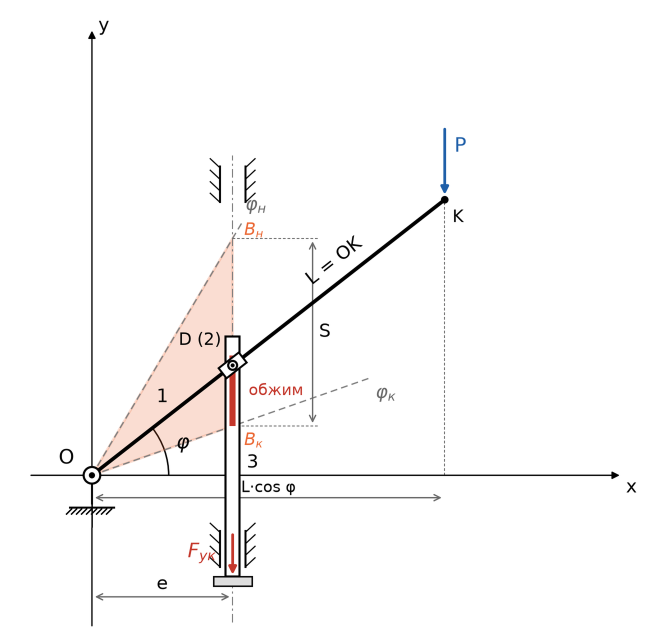
#> input picture курсовой/2026-10-24/fig1_scheme_v13.png, 1301 x 1288 px (shown at 1/2 size)
$ python fig1_v14.py
#> lines starting #> are read from the running program, lines starting #| are printed output that depends on the picture
# -*- coding: utf-8 -*-
"""Рис. 1 (v14): подписи L·cos φ, F_ук и φ_н отодвинуты от ползуна и штриховки направляющих.
Штриховка под прежними подписями восстановлена зеркально: направляющие симметричны относительно оси ползуна (x_лев + x_прав = 930 пикс.)."""
import os
import numpy as np, matplotlib
matplotlib.use("Agg")
import matplotlib.pyplot as plt
from PIL import Image

SP = os.path.dirname(os.path.abspath(__file__))
plt.rcParams.update({"font.family": "DejaVu Sans", "mathtext.fontset": "dejavusans"})
a = np.asarray(Image.open(os.path.join(SP, "fig1_scheme_v13.png")).convert("RGB")).copy()
H, W = a.shape[:2]
#> H = 1288; W = 1301
AX = 930


def mirror(x0, x1, y0, y1):
#> called with x0 = 412, x1 = 447, y0 = 1036, y1 = 1140
    for x in range(x0, x1):
        a[y0:y1, x] = a[y0:y1, AX - x]
#> a: shape (1288, 1301, 3); mean R, G, B 250, 248.9, 248.6


def white(x0, x1, y0, y1):
#> called with x0 = 350, x1 = 412, y0 = 1066, y1 = 1134
    a[y0:y1, x0:x1] = 255
#> a: shape (1288, 1301, 3); mean R, G, B 250, 248.9, 248.6


mirror(412, 447, 1036, 1140)        # нижняя левая направляющая — из нижней правой
white(350, 412, 1066, 1134)         # прежняя F_ук
mirror(486, 516, 300, 413)          # верхняя правая направляющая — из верхней левой
#> after the loop in mirror (call 2), `for x in range(x0, x1):`: a: shape (1288, 1301, 3); mean R, G, B 250, 248.9, 248.6
white(486, 552, 413, 440); white(516, 552, 388, 413)   # прежняя φ_н
#> in white (call 2), `a[y0:y1, x0:x1] = 255`: a: shape (1288, 1301, 3); mean R, G, B 250, 249, 248.6
#> in white (call 3), `a[y0:y1, x0:x1] = 255`: a: shape (1288, 1301, 3); mean R, G, B 250, 249, 248.6
white(481, 603, 955, 993)           # прежняя L·cos φ
#> call 4 of white, with x0 = 481, x1 = 603, y0 = 955, y1 = 993
#> in white (call 4), `a[y0:y1, x0:x1] = 255`:
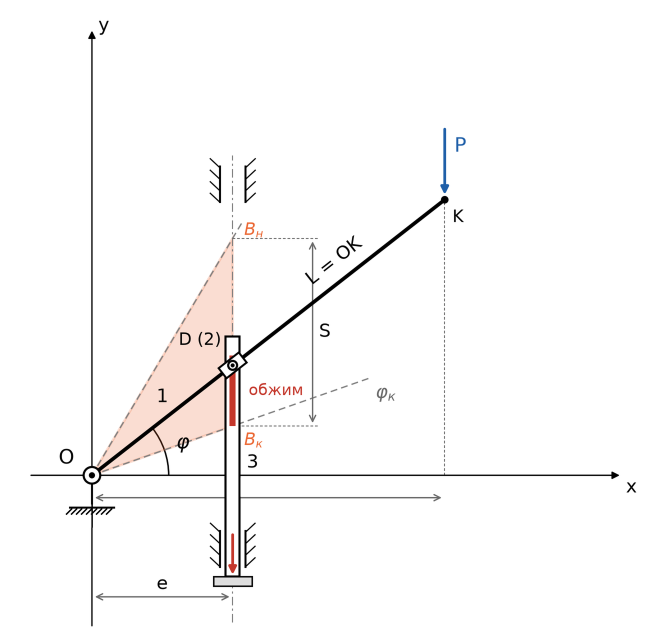
#> a: shape (1288, 1301, 3) (shown at 1/2 size); mean R, G, B 250.1, 249.1, 248.7

fig = plt.figure(figsize=(W / 100, H / 100), dpi=100)
ax = fig.add_axes([0, 0, 1, 1]); ax.imshow(a, interpolation="none"); ax.axis("off")
ax.set_xlim(-0.5, W - 0.5); ax.set_ylim(H - 0.5, -0.5)
ax.text(700, 974, "L·cos φ", fontsize=22.5, color="black", ha="center", va="center")
ax.text(404, 1098, r"$F_{ук}$", fontsize=27, color=(195 / 255, 51 / 255, 39 / 255), ha="right", va="center")
ax.text(522, 412, r"$\varphi_{н}$", fontsize=24, color=(101 / 255, 101 / 255, 101 / 255), ha="left", va="center")
fig.savefig(os.path.join(SP, "fig1_scheme_v14.png"), dpi=100, facecolor="white"); plt.close(fig)
print("ok")
